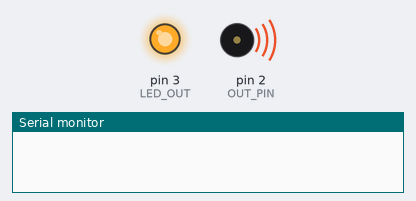
Recording of a sketch running on a simulated Arduino Mega 2560, built with avr-gcc and run on an emulated ATmega2560. Shown: output pins drawn as LEDs (lit = HIGH), buzzer (waves = sounding), the last lines printed to the serial monitor.

Above: at 0.18 s.
At 14.42 s:
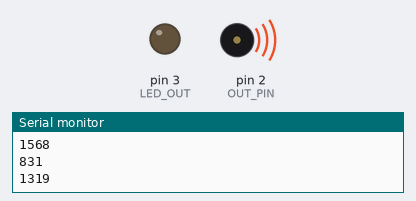
At 28.8 s:
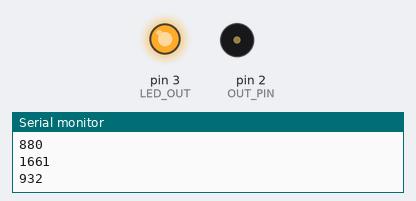
At 30.5 s:
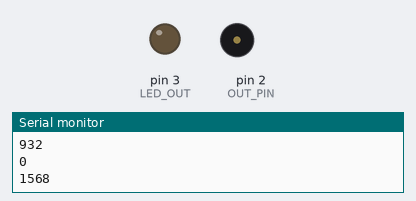
Timing chart, 0 to 36.3 s (numbered marks = the images above):
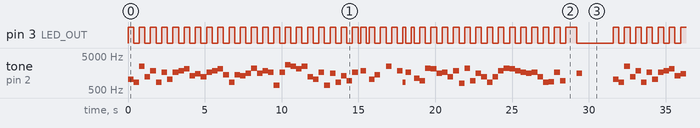

Measured:
- by itself, pin 3 (LED_OUT): moves between LOW and HIGH, repeating every 31.6 s
- by itself, tone on pin 2 (OUT_PIN): plays 1047 Hz for 0.37 s, 831 Hz for 0.37 s, 2489 Hz for 0.37 s, 1245 Hz for 0.37 s, 1865 Hz for 0.37 s, 831 Hz for 0.37 s … (315 notes in this stretch)

The sketch:

sketch_nov1a_musicbox_1.ino
```cpp
int OUT_PIN = 2;
int LED_OUT = 3;
bool isLit = false;

int C1 = 32;
int C1S = 34;  // C#1
int D1 = 36;
int D1S = 38;  // D#1
int E1 = 41;
int F1 = 43;
int F1S = 46;  // F#1
int G1 = 49;
int G1S = 52;  // G#1
int A_1 = 55;
int A1S = 58;  // A#1
int B_1 = 62;

int C2 = 65;
int C2S = 69;  // C#2
int D2 = 73;
int D2S = 78;  // D#2
int E2 = 82;
int F2 = 87;
int F2S = 93;  // F#2
int G2 = 98;
int G2S = 104; // G#2
int A_2 = 110;
int A2S = 117; // A#2
int B2 = 123;

int C3 = 131;
int C3S = 139; // C#3
int D_3 = 147;
int D3S = 156; // D#3
int E3 = 165;
int F3 = 175;
int F3S = 185; // F#3
int G3 = 196;
int G3S = 208; // G#3
int A_3 = 220;
int A3S = 233; // A#3
int B3 = 247;

int C4 = 261;
int C4S = 277; // C#4
int D4 = 294;
int D4S = 311; // D#4
int E4 = 329;
int F4 = 349;
int F4S = 370; // F#4
int G4 = 392;
int G4S = 415; // G#4
int A_4 = 440;
int A4S = 466; // A#4
int B4 = 494;

int C5 = 523;
int C5S = 554; // C#5
int D5 = 587;
int D5S = 622; // D#5
int E5 = 659;
int F5 = 698;
int F5S = 740; // F#5
int G5 = 784;
int G5S = 831; // G#5
int A_5 = 880;
int A5S = 932; // A#5
int B5 = 988;

int C6 = 1047;
int C6S = 1109; // C#6
int D6 = 1175;
int D6S = 1245; // D#6
int E6 = 1319;
int F6 = 1397;
int F6S = 1480; // F#6
int G6 = 1568;
int G6S = 1661; // G#6
int A_6 = 1760;
int A6S = 1865; // A#6
int B6 = 1976;

int C7 = 2093;
int C7S = 2217; // C#7
int D7 = 2349;
int D7S = 2489; // D#7
int E7 = 2637;
int F7 = 2794;
int F7S = 2960; // F#7
int G7 = 3136;
int G7S = 3322; // G#7
int A_7 = 3520;
int A7S = 3729; // A#7
int B7 = 3951;

int C8 = 4186;
int C8S = 4435; // C#8
int D8 = 4699;
int D8S = 4978; // D#8
int E8 = 5274;
int F8 = 5588;
int F8S = 5920; // F#8
int G8 = 6272;
int G8S = 6645; // G#8
int A8 = 7040;
int A8S = 7459; // A#8
int B8 = 7902;

int C9 = 8372;
int REST = 0;

int BPM = 82;
int WHOLE = (60000 / BPM) * 4;
int HALF = (60000 / BPM) * 2;
int QUARTER = (60000 / BPM) * 1;
int EIGHT = (60000 / BPM) * 0.5;
int SIXTEEN = (60000 / BPM) * 0.25;

int melodies[][2] = {
  {C6, EIGHT},
  {G5S, EIGHT},
  {D7S, EIGHT},
  {D6S, EIGHT},
  {A6S, EIGHT},
  {G5S, EIGHT},
  {G6S, EIGHT},
  {C6, EIGHT},
  {G6S, EIGHT},
  {A6S, EIGHT},
  {C7, EIGHT},
  {E6, EIGHT},
  {F6S, EIGHT},
  {D6S, EIGHT},
  {G6S, EIGHT},
  {A6S, EIGHT},
  {C7, EIGHT},
  {F6, EIGHT},
  {G5S, EIGHT},
  {F6, EIGHT},
  {E6, EIGHT},
  {G6, EIGHT},
  {C7S, EIGHT},
  {G6, EIGHT},
  {A6S, EIGHT},
  {G6S, EIGHT},
  {F5, EIGHT},
  {G6S, EIGHT},
  {F7, EIGHT},
  {D7S, EIGHT},
  {C7, EIGHT},
  {D7S, EIGHT},
  {D6S, EIGHT},
  {C6, EIGHT},
  {G6S, EIGHT},
  {F5, EIGHT},
  {G6, EIGHT},
  {G5S, EIGHT},
  {E6, EIGHT},
  {A5S, EIGHT},
  {G6S, EIGHT},
  {REST, SIXTEEN},
  {A6S, EIGHT},
  {REST, SIXTEEN},
  {C6, EIGHT},
  {F6, EIGHT},
  {REST, EIGHT},
  {D7S, EIGHT},
  {REST, EIGHT},
  {A6S, EIGHT},
  {G5S, SIXTEEN},
  {G6S, EIGHT},
  {REST, SIXTEEN},
  {C6S, EIGHT},
  {A5S, EIGHT},
  {C7S, EIGHT},
  {C7, EIGHT},
  {G6, EIGHT},
  {G6S, EIGHT},
  {D6S, EIGHT},
  {A6S, EIGHT},
  {G5, EIGHT},
  {C7S, EIGHT},
  {A5S, EIGHT},
  {G6, EIGHT},
  {D6S, EIGHT},
  {G5S, EIGHT},
  {D6S, EIGHT},
  {A6S, EIGHT},
  {C7S, EIGHT},
  {C7, EIGHT},
  {A6S, EIGHT},
  {G6S, EIGHT},
  {G6, EIGHT},
  {G6S, EIGHT},
  {D6S, EIGHT},
  {G5S, EIGHT},
  {A_5, EIGHT},
  {G6S, EIGHT},
  {A5S, EIGHT},
  {REST, QUARTER},
  {G6, EIGHT}
};

int length = sizeof(melodies) / sizeof(melodies[0]);

void setup() {
  Serial.begin(9600);
  pinMode(OUT_PIN, OUTPUT);
  pinMode(LED_OUT, OUTPUT);
}

void loop() {
  for (int i = 0; i < length; i++) {
    isLit = !isLit;
    digitalWrite(LED_OUT, isLit);
    tone(OUT_PIN, melodies[i][0], melodies[i][1]);
    delay(melodies[i][1]);
    Serial.println(melodies[i][0]);
  }
  delay(2000);
}
```
